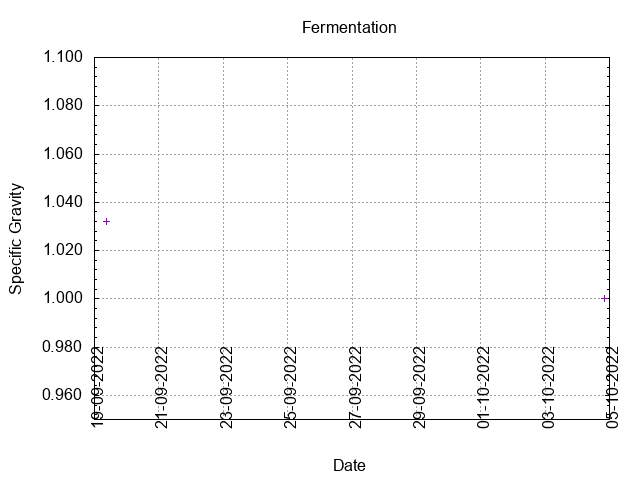

Write the gnuplot code that produced this figure.
# setup graph
set term png
output_file = "gravity.png"
set output output_file
set title "Fermentation"
set style data points
set ylabel "Specific Gravity"
set format y "%.3f"
set yrange [0.95:1.1]
set grid y
set ytics 0.02
set mytics 5
set xlabel "Date"
set grid x
set xtics rotate by 90 scale 0 offset 0.5,0
set autoscale x
set xdata time
set timefmt "%d-%m-%Y  %H:%M"
set format x "%d-%m-%Y"
plot "fermentation.data" using 1:5 pt 1 ps 1 title ""
# set output back to default
set output
# reset terminal type
set terminal pop
